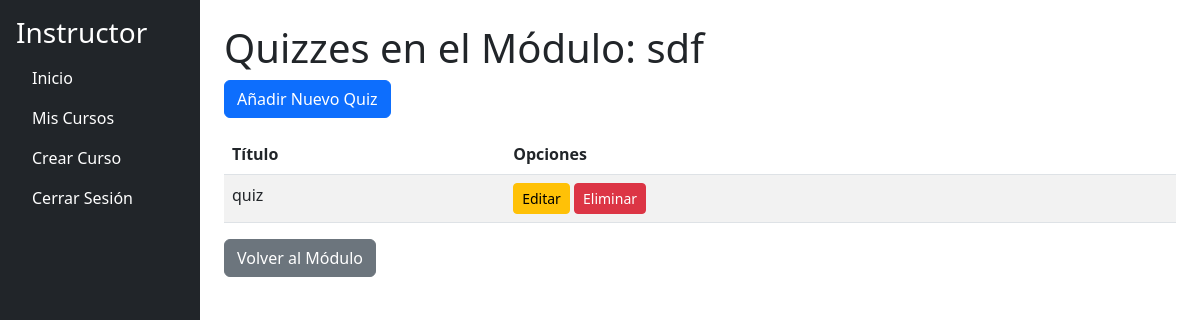
The page /instructor/module/1/quizzes (signed in) on the database as committed earlier.
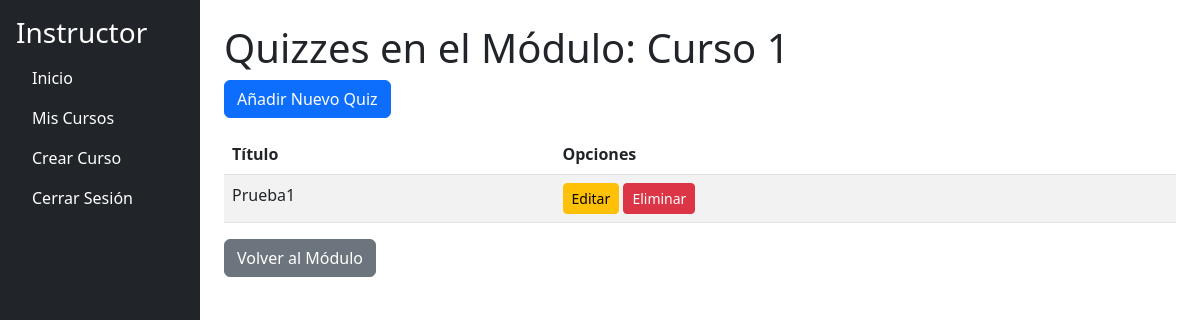
The same page on the database as committed later.
### models.py (models this page shows, shortened)
class Module(db.Model):
    __tablename__ = 'modules'
    id = db.Column(db.Integer, primary_key=True)
    title = db.Column(db.String(200), nullable=False)
    description = db.Column(db.String(500), nullable=False)
    order = db.Column(db.Integer, nullable=False)
    course_id = db.Column(db.Integer, db.ForeignKey('courses.id'), nullable=False)
    content_items = db.relationship('ContentItem', back_populates='module', lazy=True, cascade='all, delete-orphan')
    course = db.relationship('Course', back_populates='modules')

class ContentItem(db.Model):
    __tablename__ = 'content_items'
    id = db.Column(db.Integer, primary_key=True)
    title = db.Column(db.String(100), nullable=False)
    type = db.Column(db.String(50), nullable=False)  # "text", "video", "file", "quiz"
    content = db.Column(db.Text, nullable=True)
    file_path = db.Column(db.String(255), nullable=True)
    order = db.Column(db.Integer, nullable=False)
    module_id = db.Column(db.Integer, db.ForeignKey('modules.id'), nullable=False)
    questions = db.relationship('QuizQuestion', backref='content_item', cascade='all, delete-orphan', lazy=True)
    module = db.relationship('Module', back_populates='content_items')

### app.py (the view)
@app.route('/instructor/module/<int:module_id>/quizzes', methods=['GET'])
@login_required
@role_required('instructor')
def list_quizzes(module_id):
    module = Module.query.get_or_404(module_id)
    quizzes = ContentItem.query.filter_by(module_id=module_id, type='quiz').all()
    return render_template('instructor/list_quizzes.html', module=module, quizzes=quizzes)

### app.py (called while the page is built)
@login_manager.user_loader
def load_user(user_id):
    return User.query.get(int(user_id))

def role_required(role):
    def decorator(f):
        @wraps(f)
        def decorated_function(*args, **kwargs):
            if not current_user.is_authenticated or current_user.role.name != role:
                abort(403)
            return f(*args, **kwargs)
        return decorated_function
    return decorator

### app/templates/instructor/list_quizzes.html
{% extends "instructor/instructor_dashboard.html" %}
{% block content %}
<h1>Quizzes en el Módulo: {{ module.title }}</h1>
<a href="{{ url_for('new_quiz', module_id=module.id) }}" class="btn btn-primary mb-3">Añadir Nuevo Quiz</a>
<table class="table table-striped">
    <thead>
        <tr>
            <th>Título</th>
            <th>Opciones</th>
        </tr>
    </thead>
    <tbody>
        {% for quiz in quizzes %}
        <tr>
            <td>{{ quiz.title }}</td>
            <td>
                <a href="{{ url_for('edit_quiz', quiz_id=quiz.id) }}" class="btn btn-warning btn-sm">Editar</a>
                <form action="{{ url_for('delete_quiz', quiz_id=quiz.id) }}" method="POST" style="display:inline;">
                    <button type="submit" class="btn btn-danger btn-sm">Eliminar</button>
                </form>
            </td>
        </tr>
        {% else %}
        <tr>
            <td colspan="2">No hay quizzes creados en este módulo.</td>
        </tr>
        {% endfor %}
    </tbody>
</table>
<a href="{{ url_for('module_details', module_id=module.id) }}" class="btn btn-secondary">Volver al Módulo</a>
{% endblock %}

Rows that differ between the two databases and show on the page:
no longer on this page (row edited): ContentItem: title "quiz"
changed Module: title "sdf" → "Curso 1"
added ContentItem: title "Prueba1"
